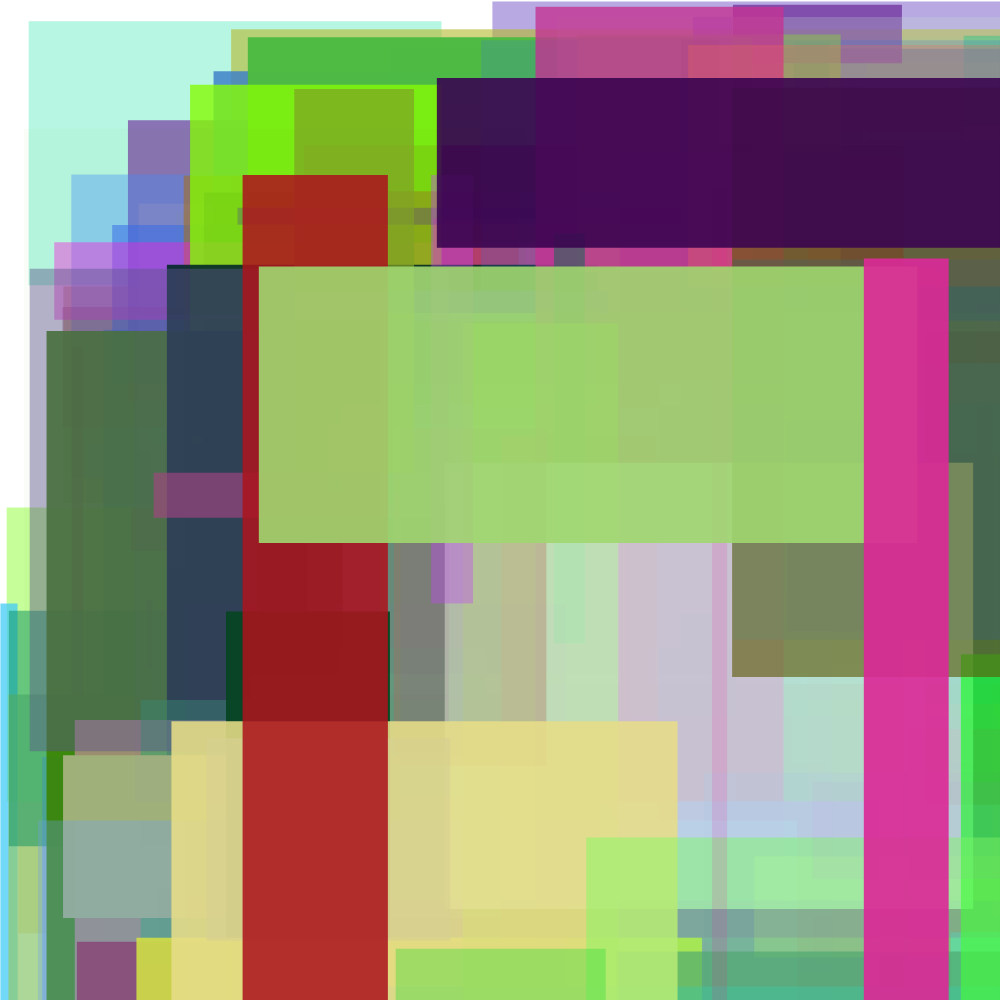
Frame 1 (no input)
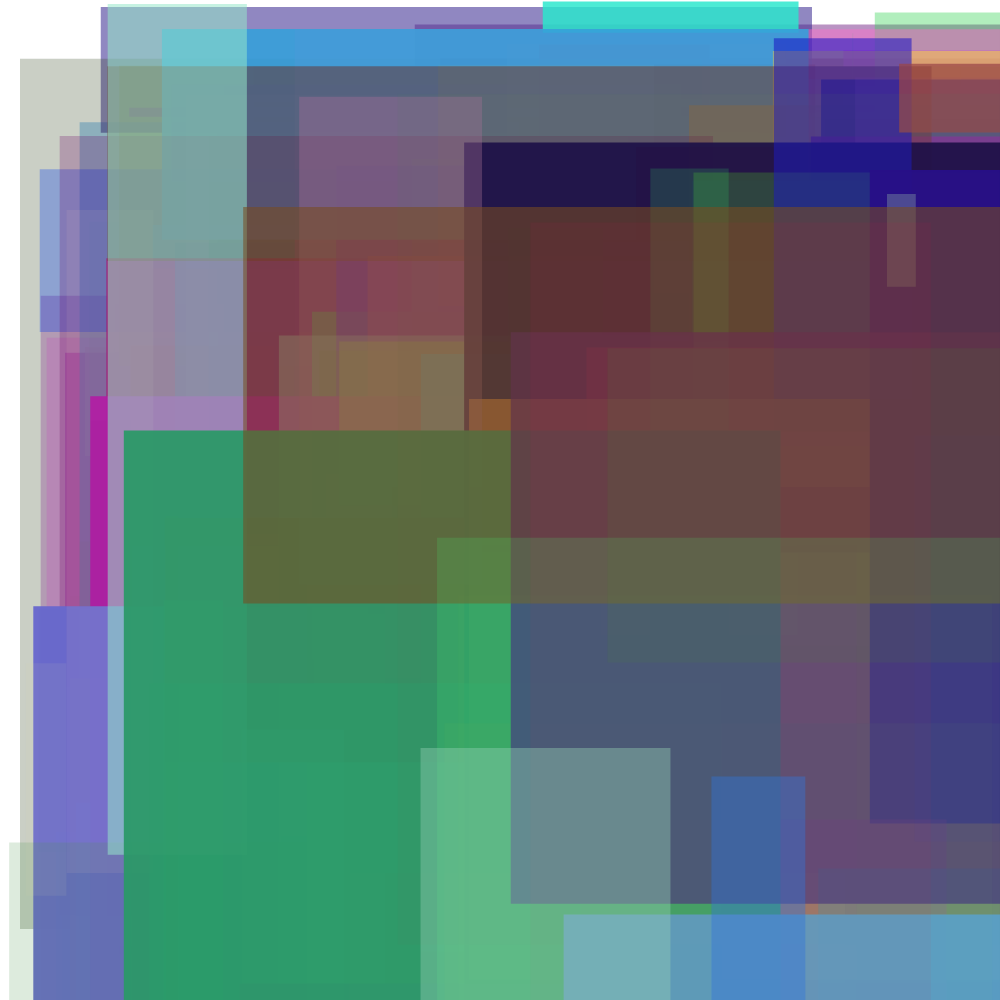
Frame 60 (no input)
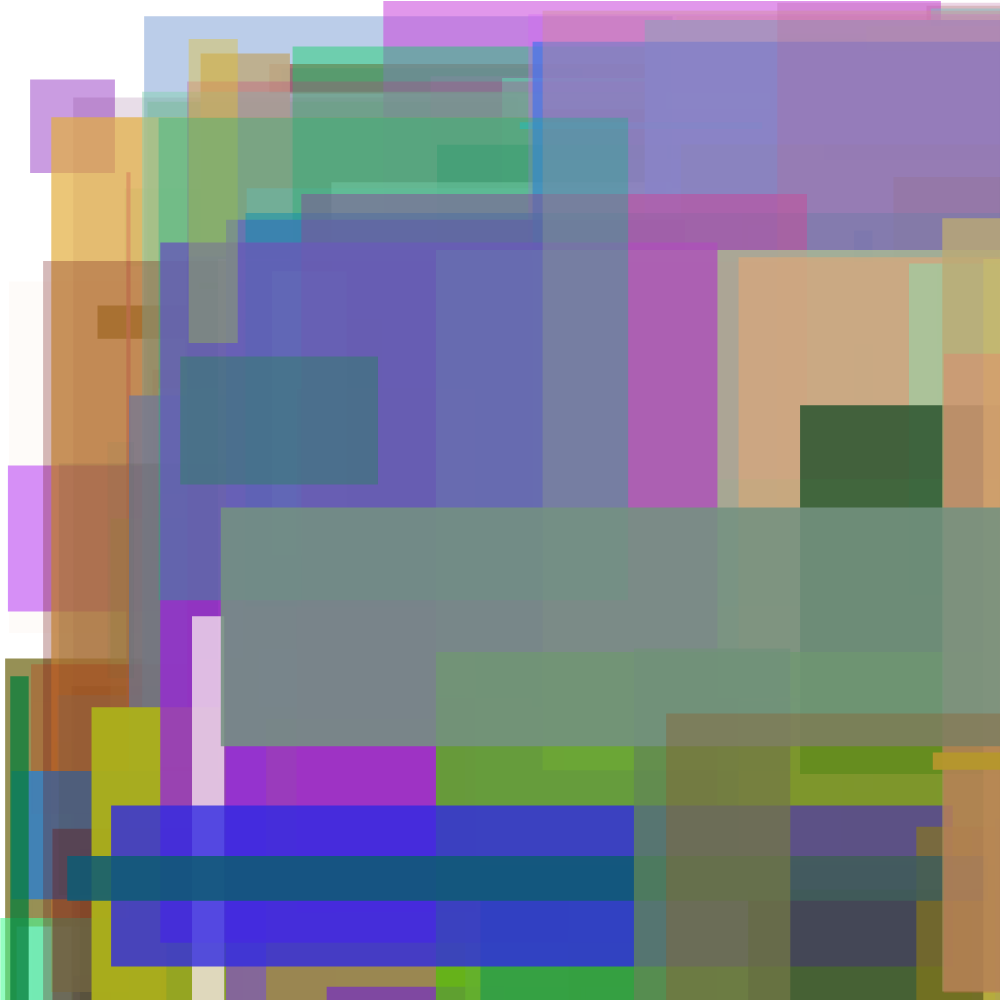
Frame 120 (the mouse pressed at the canvas centre since frame 60)

The p5.js sketch that drew these frames (run headless with seeded random() and noise() and a simulated clock; from frame 60 on, the mouse is pressed at the canvas centre):

// p5.js sketch
// ── sketch.js
function setup() {
  createCanvas(1000,1000);
  noStroke(0)
  for(var counter = 0; counter< 300; counter++){
    fill(random(255),random(255), random(255),random(255));
    rect(random(width), random(height),random(width), random(height));
  }
}

function draw() {
  //frameRate(1);
  background(255);
for(var counter = 0; counter< 300; counter++){
    fill(random(255),random(255), random(255),random(255));
    rect(random(width), random(height),random(width), random(height)); 
}
}
